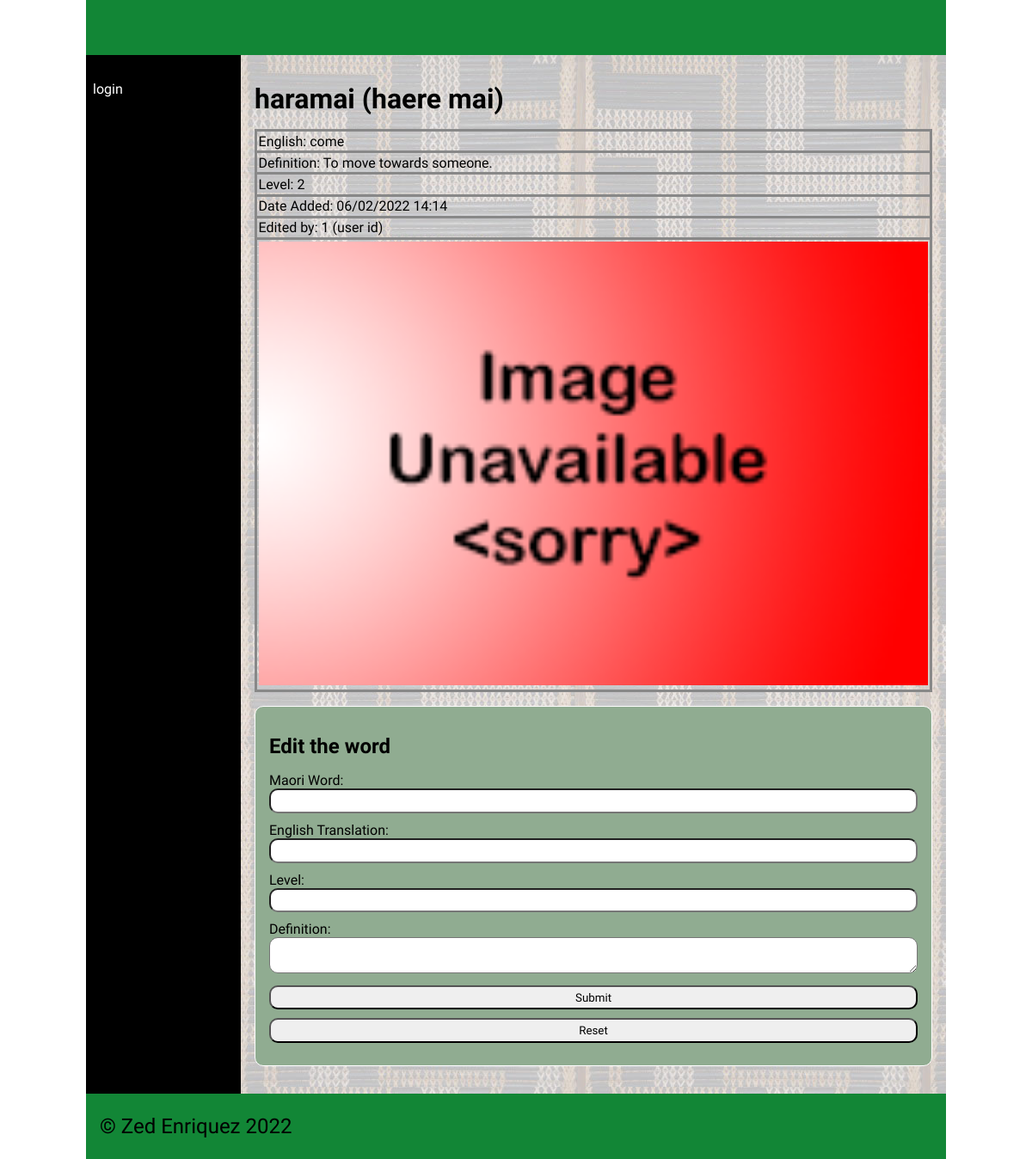
The app's page /word/1 with its own data.
### tables this page shows
CREATE TABLE "dictionary"
(
    id         integer
        constraint dictionary_pk
            primary key autoincrement,
    Maori      varchar(30),
    English    varchar(30),
    cat_id     integer
        references categories
            on delete cascade,
    Definition varchar(80),
    Level      integer,
    Image      varchar(60),
    Date       datetime,
    User_id    integer
        constraint dictionary_users_id_fk
            references users
);

### app.py (the view, shortened to what this page needs)
@app.route('/word/<word_id>', methods=["GET", "POST"])
def render_word_page(word_id):
    return render_template('word.html', contents=dictionary_data(), categories_obtained=categories(),
                           logged_in=is_logged_in(), teacher_perm=is_teacher(), word_id=int(word_id))

### app.py (called while the page is built)
def create_connection(db_file):
    try:
        connection = sqlite3.connect(db_file)
        connection.execute('pragma foreign_keys=ON')
        return connection
    except Error as e:
        print(e)
    return None

def categories():
    query = "SELECT id, category_name FROM categories"
    con = create_connection(DATABASE)
    cur = con.cursor()
    cur.execute(query)
    category_list = cur.fetchall()
    con.close()
    return category_list

def dictionary_data():
    con = create_connection(DATABASE)
    query = "SELECT id, Maori, English, cat_id, Definition, Level, Image, Date, User_id FROM dictionary "
    cur = con.cursor()
    cur.execute(query,)
    contents = cur.fetchall()
    con.close()
    return contents

def is_logged_in():
    if session.get("email") is None:
        print("not logged in")
        return False
    else:
        print("logged in")
        return True

def is_teacher():
    if session.get("teacher") == 0:
        print("A teacher isn't logged in")
        return False
    else:
        print("A Teacher is logged in")
        return True

### templates/word.html (shortened to what this page needs)
{% extends "base.html" %}
{% block main %}
    {% for word_content in contents %}
        {% if word_content[0] == word_id %}
            <h1>{{word_content[1]}}</h1>
            <table>
                <tbody>
                    <td>English: {{word_content[2]}} </td>
                </tbody>
                <tbody>
                    <td>Definition: {{word_content[4]}} </td>
                </tbody>
                <tbody>
                    <td>Level: {{word_content[5]}} </td>
                </tbody>
                 <tbody>
                    <td>Date Added: {{word_content[7]}} </td>
                </tbody>
                <tbody>
                    <td>Edited by: {{word_content[8]}} (user id)</td>
                </tbody>
                <tbody>
                    <td><img src="/static/images/{{word_content[6]}}" class=thumb</td>
                </tbody>
            </table>
        {% endif %}
    {% endfor %}
    {% if teacher_perm %}
            <form class="dataForm" method="POST">
            <h2>Edit the word</h2>
                <div class = "form-group">
                    <div class="form-label">Maori Word:</div>
                    <div class="form-element"><input id="edit_maori" name="edit_maori" type="text" required></div>
                </div>
                <div class = "form-group">
                    <div class="form-label">English Translation:</div>
                    <div class="form-element"><input id="edit_english" name="edit_english" type="text" required></div>
                </div>
                <div class = "form-group">
                    <div class="form-label">Level:</div>
                    <div class="form-element"><input id="edit_level" name="edit_level" type="text" required></div>
                </div>
                <div class = "form-group">
                    <div class="form-label">Definition:</div>
                    <div class="form-element"><textarea id="edit_definition" name="edit_definition"
                                                        type="text" required></textarea></div>
                </div>
                <div class="button-group">
                    <input type="submit" value="Submit">
                    <input type="reset" value="Reset">
                </div>
            </form>
    {% endif %}
{% endblock %}

### static/css/style.css (style rules this page uses)
* { font-family: Comfortaa, sans-serif; margin: 0; padding: 0; box-sizing: border-box; }
h1, h2, h3, h4 { padding: 1rem 0; font-family: Comfortaa, sans-serif; color: #000; }
img { width: 100%; }
.dataForm { margin: 1rem 0; border: 1px solid #fff; padding: 1rem; background-color: #90ac91; border-radius: 10px; }
.dataForm input, textarea { width: 100%; border-radius: 10px; padding: 0.3rem; margin-bottom: 10px; }
table { width: 100%; border: 2px solid #666; border-collapse: collapse; }
th, td { border: 3px solid #888; padding: 0.1rem; text-align: left; }

### records on screen
dictionary: Maori "haramai (haere mai)", English "come", Definition "To move towards someone.", Level "2", Date "06/02/2022 14:14", User "1", Image (placeholder picture)
